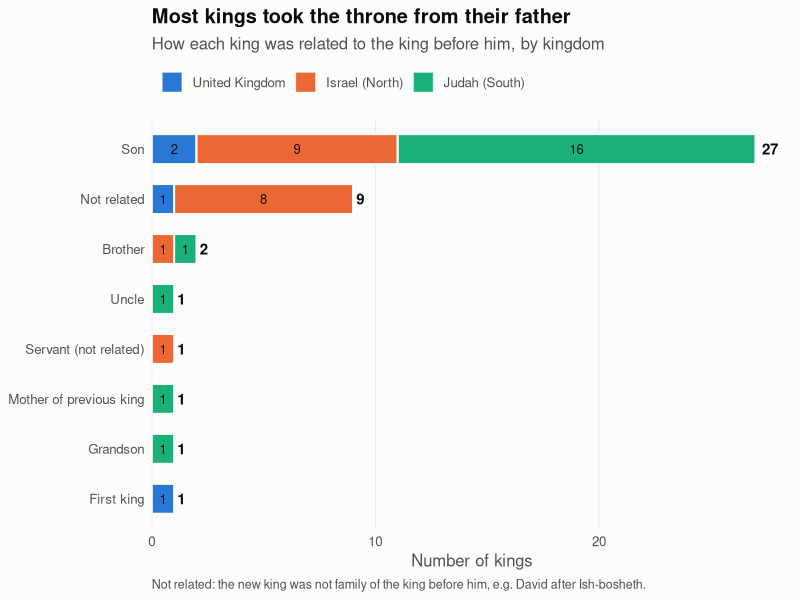
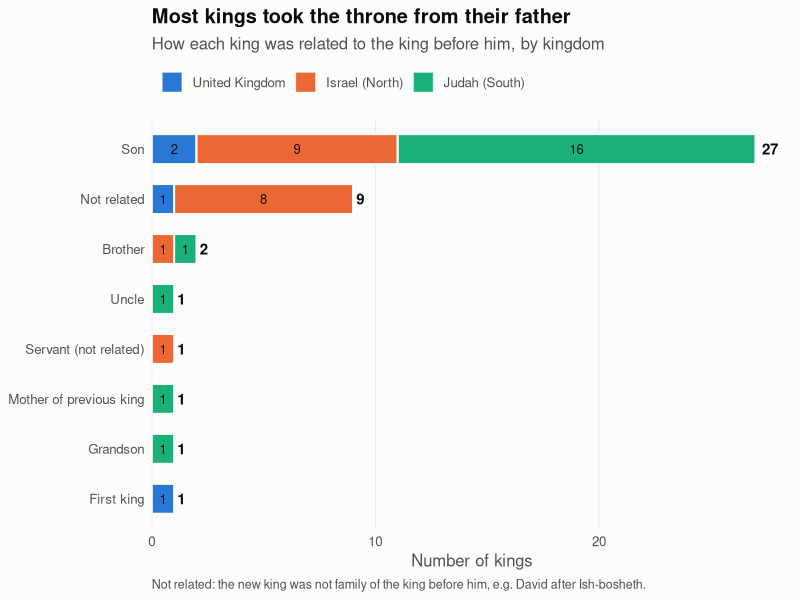

These charts were generated, in order, by the following R code:
library(tidyverse)

#### loading the data set ##########
Monarchs <- read_csv("IsraelMonarchs_v2.csv")

#### cleaning the relationship column ##########
kingdom_cols <- c("United Kingdom" = "#2a78d6",
                  "Israel (North)" = "#eb6834",
                  "Judah (South)"  = "#1baf7a")

relationships <- Monarchs %>%
  mutate(Kingdom = recode(Kingdom,
                          "United Kingdom of Israel"   = "United Kingdom",
                          "Northern Kingdom of Israel" = "Israel (North)",
                          "Southern Kingdom (Judah)"   = "Judah (South)"),
         Kingdom = factor(Kingdom, levels = names(kingdom_cols)),
         Relationship = recode(`Relationship to Previous King`,
                               "None" = "First king",
                               "Servant (Not related by blood)" = "Servant (not related)",
                               "Mother" = "Mother of previous king"))

#### counting kings per relationship ##########
relationship_counts <- relationships %>%
  count(Relationship, Kingdom) %>%
  group_by(Relationship) %>%
  mutate(total = sum(n)) %>%
  ungroup() %>%
  mutate(Relationship = fct_reorder(Relationship, total))

relationship_totals <- relationship_counts %>% distinct(Relationship, total)

#### chart ##########
relationship_chart <- ggplot(relationship_counts, aes(x = n, y = Relationship, fill = Kingdom)) +
  geom_col(width = 0.6, colour = "#fcfcfb", linewidth = 0.7,
           position = position_stack(reverse = TRUE)) +
  geom_text(aes(label = n), position = position_stack(vjust = 0.5, reverse = TRUE),
            colour = "#0b0b0b", size = 3.3) +
  geom_text(data = relationship_totals, aes(x = total, y = Relationship, label = total),
            inherit.aes = FALSE, hjust = -0.4, colour = "#0b0b0b",
            size = 3.8, fontface = "bold") +
  scale_fill_manual(values = kingdom_cols) +
  scale_x_continuous(expand = expansion(mult = c(0, 0.06))) +
  labs(title = "Most kings took the throne from their father",
       subtitle = "How each king was related to the king before him, by kingdom",
       caption = "Not related: the new king was not family of the king before him, e.g. David after Ish-bosheth.",
       x = "Number of kings", y = NULL, fill = NULL) +
  theme_minimal(base_size = 12) +
  theme(plot.background    = element_rect(fill = "#fcfcfb", colour = NA),
        panel.grid.major.y = element_blank(),
        panel.grid.minor   = element_blank(),
        panel.grid.major.x = element_line(colour = "#e6e5e1", linewidth = 0.3),
        plot.title         = element_text(face = "bold", colour = "#0b0b0b"),
        plot.subtitle      = element_text(colour = "#52514e"),
        plot.caption       = element_text(colour = "#52514e", hjust = 0, size = 9),
        axis.text          = element_text(colour = "#52514e"),
        axis.title.x       = element_text(colour = "#52514e"),
        legend.position    = "top",
        legend.justification = "left",
        legend.text        = element_text(colour = "#52514e"))

relationship_chart

ggsave("Kings_by_relationship.png", relationship_chart, width = 8, height = 5, dpi = 200)
